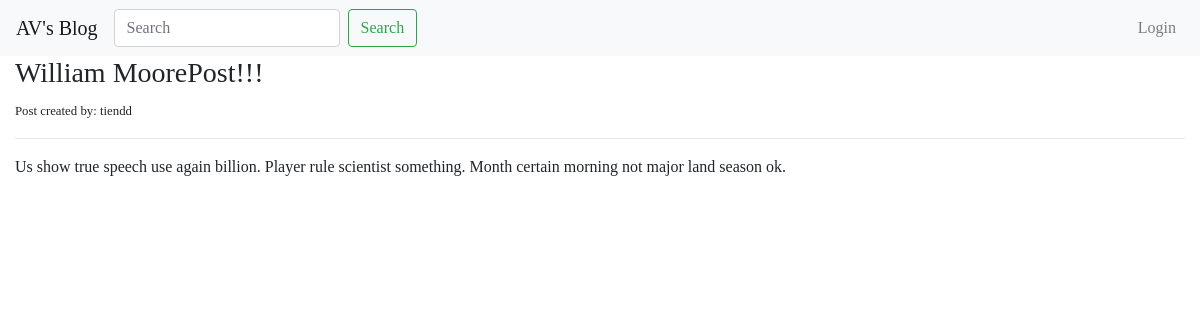
The app's page /blog/29 with its own data.
### blog/models.py (models this page shows, shortened)
class Post(models.Model):
    STATUS_CHOICES = (
        ('draft', 'Draft'),
        ('published', 'Published')
    )
    title = models.CharField(max_length=100, null=True, blank=True, unique=False)
    slug = models.SlugField(max_length=120)
    author = models.ForeignKey(User, related_name='blog_posts', on_delete=models.DO_NOTHING)
    body = models.TextField()
    created = models.DateTimeField(auto_now_add=True)
    updated = models.DateTimeField(auto_now=True)
    status = models.CharField(max_length=10, choices=STATUS_CHOICES, default='draft')

### blog/views.py (the view)
# urls.py: path('blog/<int:id>', views.post_detail, name='post_detail'),
def post_detail(request, id):
    post = get_object_or_404(Post, id=id)
    context = {
        'post': post,
    }
    return render(request, 'blog/post_detail.html', context)

### templates/blog/post_detail.html (shortened to what this page needs)
{% extends 'blog/base.html' %}
{% block content %}
    <h3>{{ post.title }}</h3>
    <small> Post created by: {{ post.author }}</small>
    <hr>
    <p> {{ post.body }}</p>
{% endblock %}

### static/blog/style.css (style rules this page uses)
html { position: relative; min-height: 100%; }
body { font-family: 'Lucida Casaul', 'Comic Sans MS'; }

### records on screen
Post: title "William MoorePost!!!", author "tiendd", body "Us show true speech use again billion. Player rule scientist something. Month certain morning not major land season ok."
